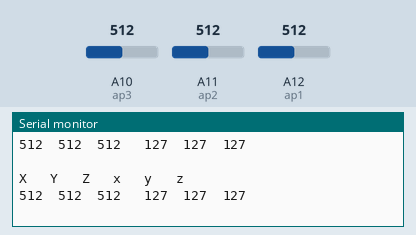
Simulated run of this sketch. Board: Arduino Mega 2560, built with avr-gcc and run on an emulated ATmega2560. Parts: the last lines printed to the serial monitor. Inputs (shaded band) come from the test bench; at power-on: A10 (ap3) = 512, A11 (ap2) = 512, A12 (ap1) = 512.

Above: at 2.8 s.
2.9 s: A10 (ap3) set to 716
At 5.3 s:
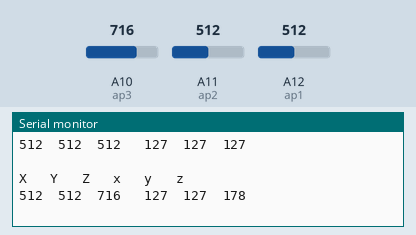
5.6 s: A11 (ap2) set to 716
At 7.1 s:
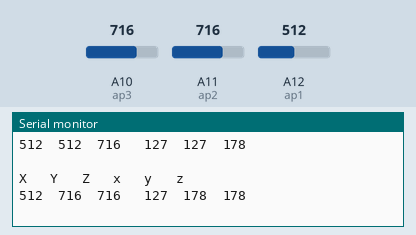
8.3 s: A12 (ap1) set to 716
At 10.5 s:
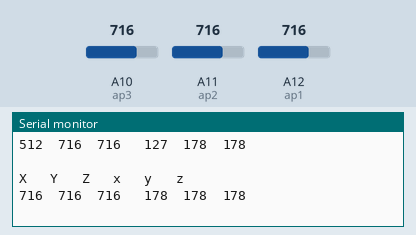
11.0 s: A10 (ap3) set to 900
At 13.3 s:
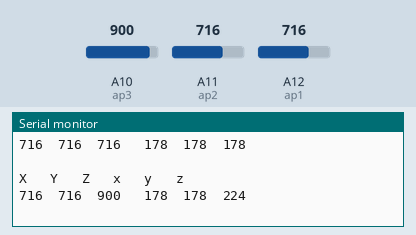
13.7 s: A11 (ap2) set to 900
At 15.1 s:
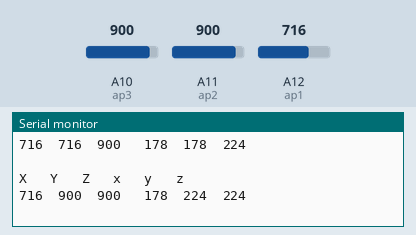
16.4 s: A12 (ap1) set to 900
At 18.6 s:
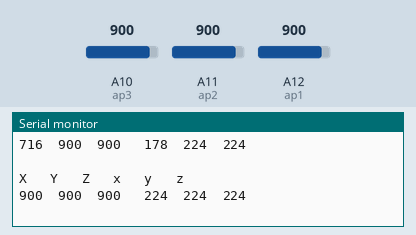
Timing chart, 0 to 20.1 s (numbered marks = the images above; inputs shaded):
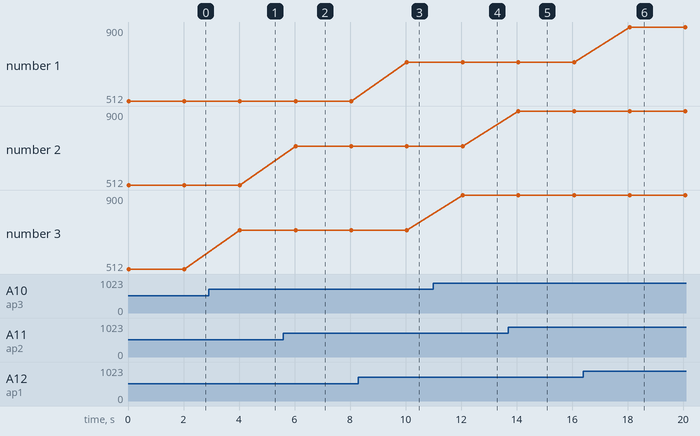

The sketch:

ADXL_FINALIZED_CODE.ino
```cpp
//#include <Adafruit_GFX.h>    // Core graphics library
//#include "SWTFT.h" // Hardware-specific library


//SWTFT tft;

//----------------------------------------------------------------------------------------------------------------------------------------------------------------------------

const int ap1 = A12;
const int ap2 = A11;
const int ap3 = A10;

int sv1 = 0;
int ov1 = 0;
int sv2 = 0;
int ov2= 0;
int sv3 = 0;
int ov3= 0;

//-------------------------------------------------------------------------------------------------------------------------------------------------------------------------------

void setup(void) {
  Serial.begin(9600);

}


void loop ()
{
  analogReference(EXTERNAL);    //connect 3.3v to AREF
  // read the analog in value:
  sv1 = analogRead(ap1);
  // map it to the range of the analog out:
  ov1 = map(sv1, 0, 1023, 0, 255);
  // change the analog out value:
  delay(2);
  //
  sv2 = analogRead(ap2);

  ov2 = map(sv2, 0, 1023, 0, 255);
 //
  delay(2);
  //
  sv3 = analogRead(ap3);

  ov3 = map(sv3, 0, 1023, 0, 255);
  /*
  // print the results to the serial monitor:
  Serial.print("Xsensor1 = " );
  Serial.print(sv1);
 // tft.setTextColor(WHITE);  tft.setTextSize(3);
  // tft.println("X-axis");
   //tft.setTextColor(YELLOW);  tft.setTextSize(3);
 // tft.println(ov1);
  Serial.print("\t output1 = ");
  Serial.println(ov1);

  Serial.print("Ysensor2 = " );
  Serial.print(sv2);
 //  tft.setTextColor(WHITE);  tft.setTextSize(3);
   //tft.println("Y-axis");
   //tft.setTextColor(YELLOW);  tft.setTextSize(3);
 // tft.println(ov2);
  Serial.print("\t output2 = ");
  Serial.println(ov2);

  Serial.print("Zsensor2 = " );
  Serial.print(sv3);
 //  tft.setTextColor(WHITE);  tft.setTextSize(3);
   //tft.println("Y-axis");
   //tft.setTextColor(YELLOW);  tft.setTextSize(3);
 // tft.println(ov2);
  Serial.print("\t output2 = ");
  Serial.println(ov3);*/

 char sz[32];
  Serial.println("X\t Y\t Z\t x\t y\t z");
    sprintf(sz, "%d\t%d\t%d \t%d\t%d\t%d\n ",
        sv1, sv2, sv3, ov1, ov2, ov3);
    Serial.println(sz);


  delay(2000);

}
```

Measured:
- after the input at 2.9 s, the serial monitor: prints a new line after 1.1 s (image 1)
- after the input at 5.6 s, the serial monitor: prints a new line after 0.44 s (image 2)
- after the input at 8.3 s, the serial monitor: prints a new line after 1.7 s (image 3)
- after the input at 11.0 s, the serial monitor: prints a new line after 1.1 s (image 4)
- after the input at 13.7 s, the serial monitor: prints a new line after 0.36 s (image 5)
- after the input at 16.4 s, the serial monitor: prints a new line after 1.7 s (image 6)
- plotted number 3: 512 → 716 after the input at 2.9 s, 716 → 900 after the input at 11.0 s
